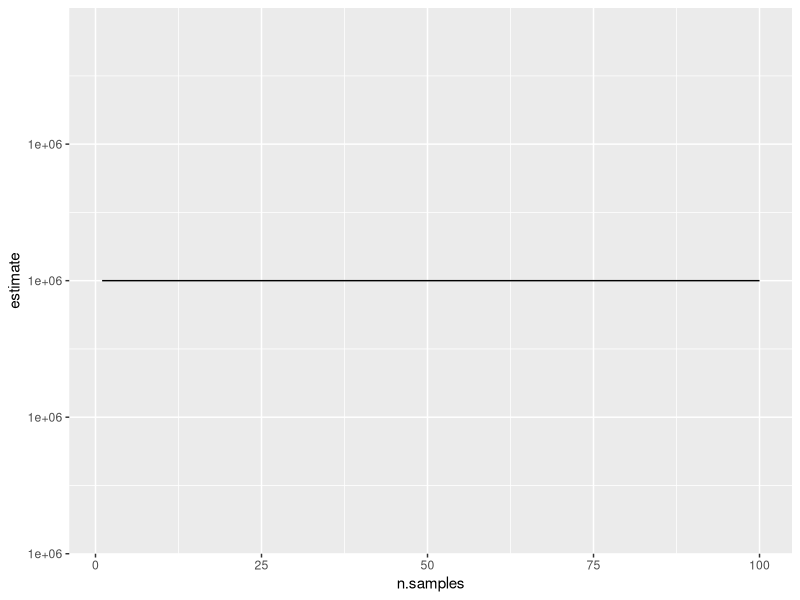
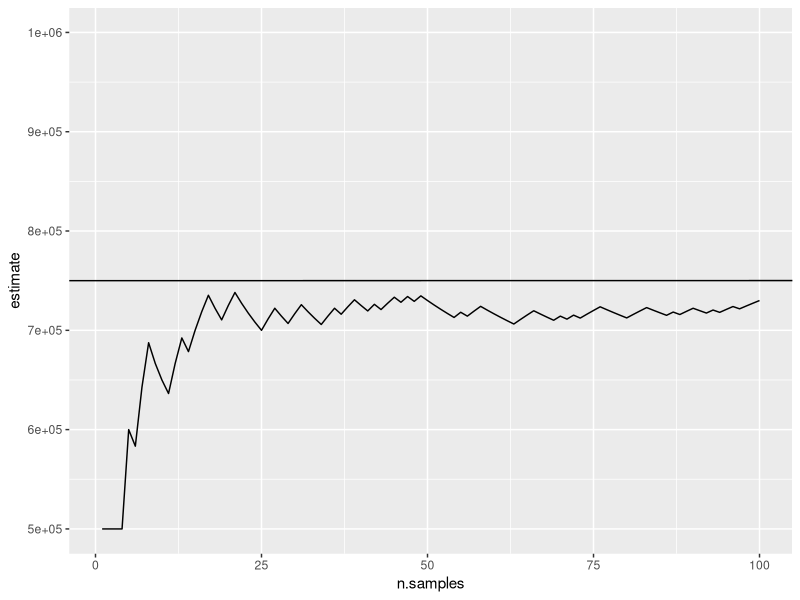
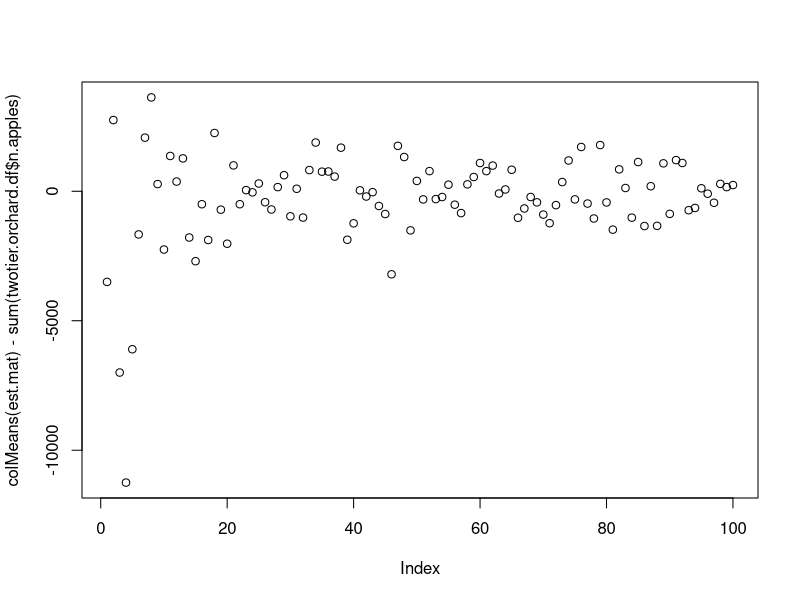
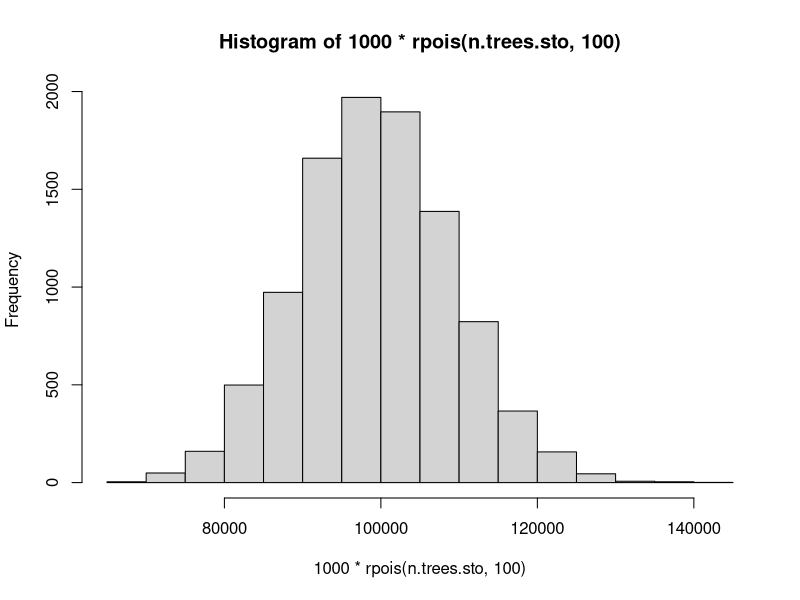
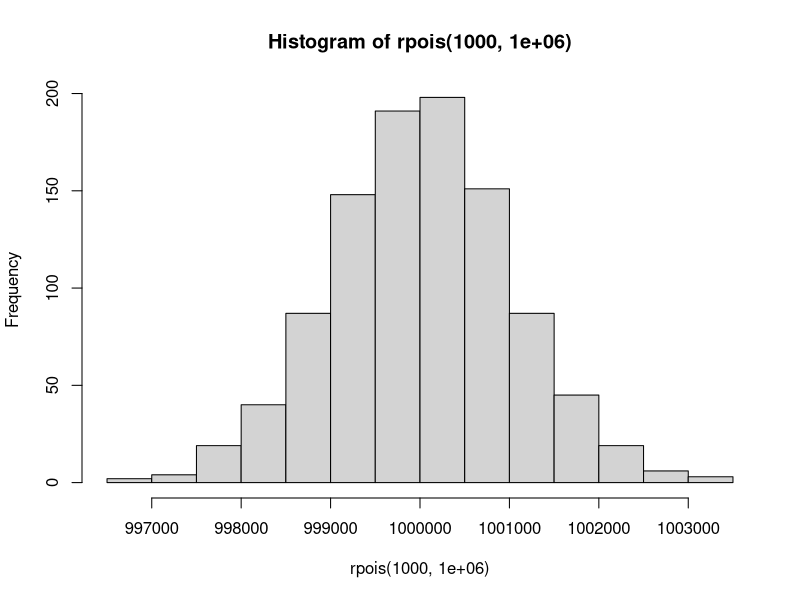
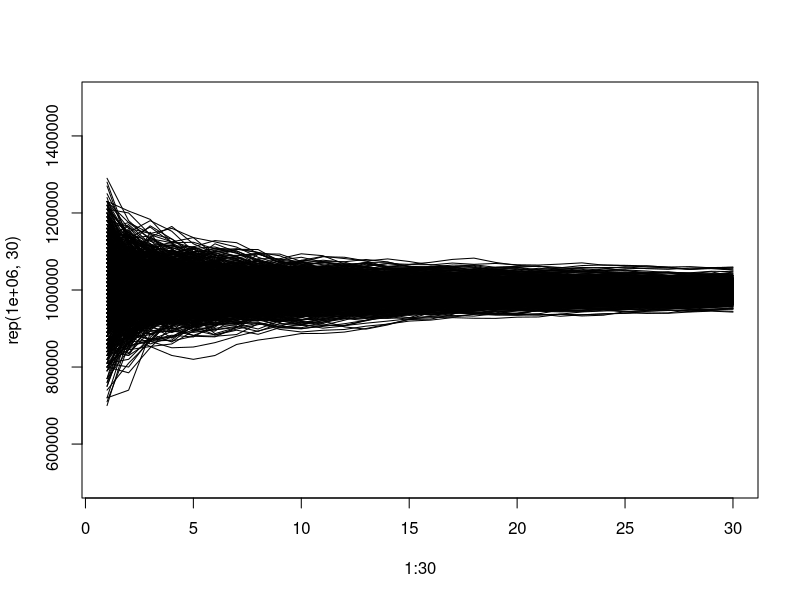

Reproduce these figures in R, in order. (Note: a time limit stopped this script after it produced the figures.)
## ---- chunk 1
library(ggplot2)
## ---- chunk 2
nx <- 100
ny <- 100
n.trees.uni <- nx * ny
n.apples.per.tree.uni <- 100
n.apples.uni <- n.trees.uni * n.apples.per.tree.uni
## ---- chunk 3
uniform.orchard.df <- data.frame(tree.number=1:n.trees.uni, n.apples=n.apples.per.tree.uni)
## ---- chunk 4
sampling.df <- data.frame(n.samples=1:100,estimate=NA)
for(i in 1:nrow(sampling.df)){
  sampling.df[i,"estimate"] <- mean(uniform.orchard.df[sample(seq(0, n.trees.uni), sampling.df[i,"n.samples"],replace=FALSE), "n.apples"]) * n.trees.uni
}
g <- ggplot(sampling.df, aes(x=n.samples, y=estimate)) +
  geom_line()
g
## ---- chunk 5
nx <- 100
ny <- 100
prop.bad <- 0.5
n.trees <- nx * ny
n.apples.per.good.tree <- 100
n.apples.per.bad.tree <- 50
n.apples <- (n.trees*(1-prop.bad) * n.apples.per.good.tree) + (n.trees*prop.bad * n.apples.per.bad.tree)
## ---- chunk 6
twotier.orchard.df <- data.frame(tree.number=1:n.trees, n.apples=rep(c(n.apples.per.good.tree, n.apples.per.bad.tree), n.trees/2))
## ---- chunk 7
tree.numbers <- sample(seq(n.trees), 100)
sampling.df <- data.frame(n.samples=1:100,estimate=NA)
for(i in 1:100){
  sampling.df[i, "estimate"] <- mean(twotier.orchard.df[tree.numbers[1:i], "n.apples"]) * n.trees
}
g <- ggplot(sampling.df, aes(x=n.samples, y=estimate)) +
  geom_line() + ylim(5E05, 1E06) + geom_abline(intercept=sum(twotier.orchard.df$n.apples))
g
## ---- chunk 8

## plot a large number of realisations of obtaining 100 samples
n.sim <- 1000

n.samp <- 100
est.mat <- matrix(NA, nrow = n.sim, ncol = n.samp)
dimnames(est.mat) <- list(sim = seq(n.sim), n.samp = seq(n.samp))
for(i in seq(n.sim)){
  for(j in seq(n.samp)){
    sample.trees <- sample(seq(n.trees), j)
    est.mat[i, j] <- mean(twotier.orchard.df[sample.trees, "n.apples"]) * n.trees
  }
}

est.df <- as.data.frame.table(est.mat, responseName = "est", stringsAsFactors = FALSE)
# plot(est ~ n.samp, data = est.df)
colMeans(est.mat)
colMeans(est.mat > sum(twotier.orchard.df$n.apples))
colMeans(est.mat == sum(twotier.orchard.df$n.apples))

plot(colMeans(est.mat) - sum(twotier.orchard.df$n.apples))

## ---- chunk 9
nx <- 100
ny <- 100
n.trees.sto <- nx * ny
n.apples.sto <- sum(rpois(n.trees.sto, 100))
## ---- chunk 10
hist(1000*rpois(n.trees.sto, 100))
## ---- chunk 11
hist(rpois(1000, 1E06))
## ---- chunk 12
n.trees.sto <- 10000

n.sims <- 1000

sto.df <- do.call(
  rbind,
  lapply(1:n.sims, 
         function(s){data.frame(sim.number=s, tree.number=1:n.trees.sto, n.apples=rpois(n.trees.sto, 100))}
  )
  
)


summary(sto.df)
## ---- chunk 13
stochastic.list <- list()

## plot a large number of realisations of obtaining 30 samples
n.sims <- 1000

plot(1:30, rep(1E06,30), type='n', ylim=c(5E05,1.5E06))
for(n in 1:n.sims){
  
  tree.numbers <- sample(seq(0, n.trees), 30)
  sampling.df <- data.frame(n.samples=1:30,estimate=NA)
  for(i in 1:30){
    sampling.df[i, "estimate"] <- mean(sto.df[tree.numbers[1:i], "n.apples"]) * n.trees.sto
  }
  lines(1:30, sampling.df$estimate)
  stochastic.list[[n]] <- sampling.df
}
abline(a=sum(sto.df$n.apples), b=0, lty=1)

## 
## what is the probability of estimating the true number of apples with more than 10% error?
for(i in 1:10){
  tt <- table(do.call(rbind, lapply(1:n.sims, function(ns){abs(stochastic.list[[ns]][i,"estimate"] - sum(sto.df[sto.df$sim.number==ns,"n.apples"])) > 0.10*sum(sto.df[sto.df$sim.number==ns,"n.apples"])})))
  print(paste0("n=", i, " p(estimate off by more than 10%)=", tt[2]/sum(tt)))
}

## ---- chunk 14
n.sims <- 10000

## use a loop
loop.list <-list()
start_time <- Sys.time()
for(n in 1:n.sims){
  loop.list[[n]] <- data.frame(sim.num=n, rpois(10000, 10))
}
end_time <- Sys.time()

print(paste0("simulating 10000 times 10000 poisson observations in a loop took ", end_time - start_time, " seconds"))


## use lapply
start_time <- Sys.time()
lapply.list <-lapply(1:n.sims, function(n){data.frame(sim.num=n, rpois(10000, 10))})
end_time <- Sys.time()

print(paste0("simulating 10000 times 10000 poisson observations using lapply took ", end_time - start_time, " seconds"))
